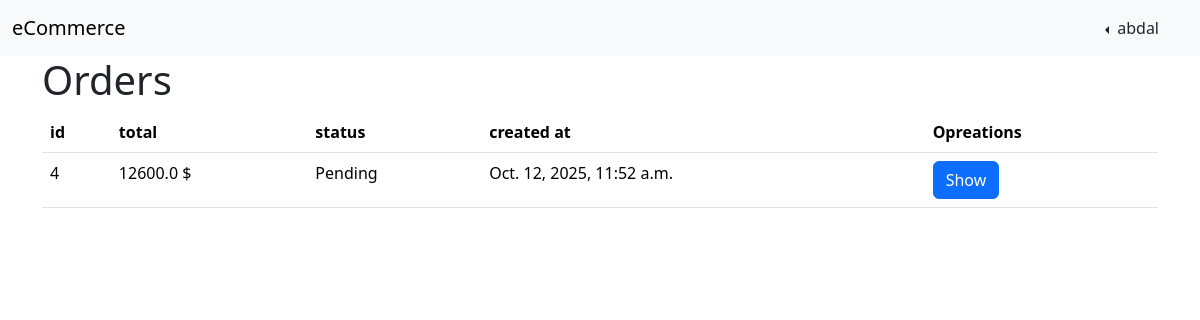
/order/ (signed in), run on the app's committed database.
### store/models.py (models this page shows)
class Order(models.Model):
    id = models.IntegerField(primary_key=True, auto_created=True, unique=True, editable=False)
    user = models.ForeignKey('auth.User', on_delete=models.CASCADE)
    total_price = models.FloatField(default=0.0)
    status = models.CharField(max_length=100, default='Pending')
    created_at = models.DateTimeField(auto_now_add=True)
    updated_at = models.DateTimeField(auto_now=True)

### store/views.py (the view)
# urls.py: path('order/', view.order_index, name='order.index'),
@login_required
def order_index(request):
    orders = Order.objects.filter(user=request.user)
    context = {"orders": orders}
    return render(request, "order/index.html", context)

### store/templates/order/index.html
{% extends 'base.html' %} {% block title %} Orders {% endblock %}
{% block content %}
<h1>Orders</h1>
<table class="table">
    <thead>
        <th>id</th>
        <th>total</th>
        <th>status</th>
        <th>created at</th>
        <th>Opreations</th>
    </thead>
    {% for order in orders %}
    <tr>
        <td>{{ order.id }}</td>
        <td>{{ order.total_price }} $</td>
        <td>{{ order.status }}</td>
        <td>{{ order.created_at }}</td>
        <td>
            <a href="{% url 'order.show' order.id %}"><button class="btn btn-primary">Show</button></a>
        </td>
    </tr>
    {% endfor %}
    {% endblock %}

### account/templates/base.html (shortened to what this page needs)
<!DOCTYPE html>
<html lang="en">
<head>
  <link href="https://cdn.jsdelivr.net/npm/bootstrap@5.3.8/dist/css/bootstrap.min.css" rel="stylesheet"
 />
</head>
<body>
  <nav class="navbar navbar-expand-lg bg-body-tertiary">
    <div class="container-fluid">
      <a class="navbar-brand" href="{% url 'store.index' %}">eCommerce</a>
      <div class="collapse navbar-collapse" id="navbarNav">
        <ul class="navbar-nav ms-auto me-3">
          {% if user.is_authenticated %}
          <li class="nav-item dropstart">
            <button class="btn dropdown-toggle" data-bs-toggle="dropdown" aria-expanded="false">
              {{ user.username }}
            </button>
                  {% load static %}
          </li>
          {% endif %}
        </ul>
      </div>
    </div>
  </nav>
  <div class="container">
    {% block content %}
    {% endblock %}
  </div>
</body>
</html>

### data on the page
Order: id "4", total_price "12600.0", status "Pending", created_at "Oct. 12, 2025, 11:52 a.m."

### other printed values
{{ user.username }} "abdal"
